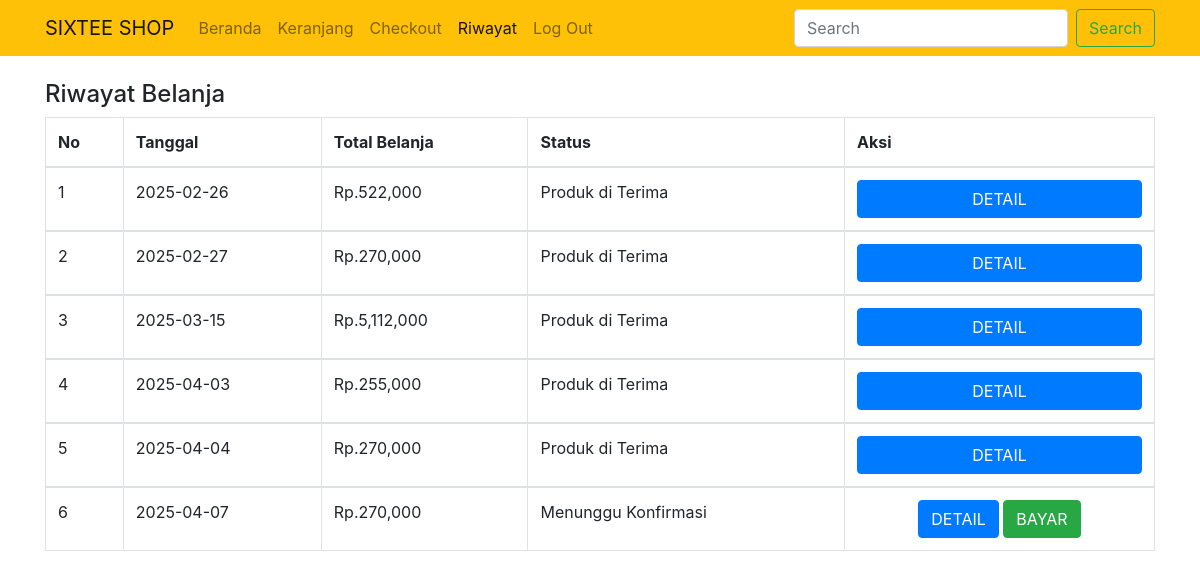
/riwayat.php (signed in), run on the app's committed database.
### tables this page shows
CREATE TABLE `tb_pembelian` (
  `id_pembelian` int(11) NOT NULL,
  `id_pelanggan` int(11) NOT NULL,
  `id_prov` int(11) NOT NULL,
  `tanggal_pembelian` date NOT NULL,
  `total_pembelian` int(11) NOT NULL,
  `tarif` int(11) NOT NULL,
  `alamat` varchar(50) NOT NULL,
  `status` varchar(30) NOT NULL
);

### riwayat.php (the view, shortened to what this page needs)
<?php
 	$koneksi = new mysqli("localhost", "root", "","toko");
?>
<!DOCTYPE html>
<html>
<head>
    <link rel="stylesheet" href="https://stackpath.bootstrapcdn.com/bootstrap/4.2.1/css/bootstrap.min.css">
</head>
<body>
    <nav class="navbar navbar-expand-lg navbar-light bg-warning">
      <div class="container">
        <a class="navbar-brand" href="#">SIXTEE SHOP</a>
        <div class="collapse navbar-collapse" id="navbarSupportedContent">
          <ul class="navbar-nav mr-auto">
            <li class="nav-item">
              <a class="nav-link" href="index.php">Beranda </a>
            </li>
            <li>
              <a class="nav-link" href="keranjang.php">Keranjang <span class="sr-only">(current)</span></a>
            </li>
             <li class="nav-item">
              <a class="nav-link" href="checkout.php">Checkout</a>
            <?php if (isset($_SESSION["pelanggan"])) : ?>
              </li>
              <li class="nav-item active">
              	<a href="riwayat.php" class="nav-link">Riwayat</a>
              </li>
               <li >
                <a class="nav-link" href="logout.php">Log Out</a>
              </li>
           <?php endif ?>
          </ul>
          <form class="form-inline my-2 my-lg-0">
            <input class="form-control mr-sm-2" type="search" placeholder="Search" aria-label="Search">
            <button class="btn btn-outline-success my-2 my-sm-0" type="submit">Search</button>
          </form>
        </div>
      </div>
  </nav>
  <br>
<div class="container">
	<h4>Riwayat Belanja</h4>
	<table class="table table-bordered">
	  <thead>
	    <tr>
	      <th scope="col">No</th>
	      <th scope="col">Tanggal</th>
	      <th scope="col">Total Belanja</th>
	      <th scope="col">Status</th>
	      <th scope="col">Aksi</th>
	    </tr>
	  </thead>
	  <?php
	  	$no = 1;
		$id_pelanggan = $_SESSION['pelanggan']['id_pelanggan'];
		$ambil = $koneksi->query("SELECT * FROM tb_pembelian WHERE id_pelanggan='$id_pelanggan'");
		while ($pecah = $ambil->fetch_assoc()) {
	  ?>
	  <tbody>
	  	<tr>
	  		<td><?php echo $no; ?></td>
	  		<td><?php echo $pecah['tanggal_pembelian']; ?></td>
	  		<td><?php echo "Rp." .number_format($pecah['total_pembelian']); ?></td>
	  		<td><?php echo $pecah['status'] ?></td>
	  		<td style="text-align: center">
          <?php if ($pecah['status'] == 'Sedang di Kirim' || $pecah['status'] == 'Produk di Terima') :?>
              <a href="nota.php?id=<?= $pecah['id_pembelian']; ?>" class="btn btn-primary btn-block">DETAIL</a>
          <?php endif; ?>
          <?php if ($pecah['status'] == 'Menunggu Konfirmasi' || $pecah['status'] == 'Pending' ) :?>
                <a href="nota.php?id=<?= $pecah['id_pembelian']; ?>" class="btn btn-primary">DETAIL</a>
          <a href="pembayaran.php?id=<?= $pecah['id_pembelian']; ?>" class="btn btn-success">BAYAR</a>
          <?php endif; ?>
	  		</td>
	  	</tr>
	  </tbody>
	  <?php $no++; ?>
	  <?php } ?>
	</table>
</div>
</body>
</html>

### data on the page
tb_pembelian: tanggal_pembelian "2025-02-26", total_pembelian "522,000", status "Produk di Terima"
tb_pembelian: tanggal_pembelian "2025-02-27", total_pembelian "270,000", status "Produk di Terima"
tb_pembelian: tanggal_pembelian "2025-03-15", total_pembelian "5,112,000", status "Produk di Terima"
tb_pembelian: tanggal_pembelian "2025-04-03", total_pembelian "255,000", status "Produk di Terima"
tb_pembelian: tanggal_pembelian "2025-04-04", total_pembelian "270,000", status "Produk di Terima"
tb_pembelian: tanggal_pembelian "2025-04-07", total_pembelian "270,000", status "Menunggu Konfirmasi"
